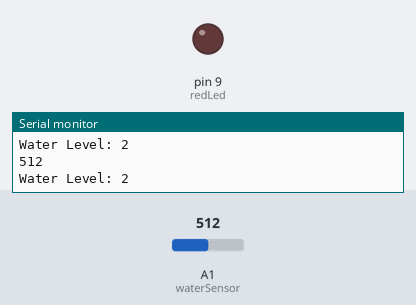
This sketch was run on a simulated Arduino Uno, built with avr-gcc and run on an emulated ATmega328P. Parts: output pins drawn as LEDs (lit = HIGH), the last lines printed to the serial monitor. The test bench sets the inputs (shaded band); at power-on: A1 (waterSensor) = 512. Pins used as bus, display or sensor lines are not drawn.

Above: at 1.2 s.
1.3 s: A1 (waterSensor) set to 688
2.8 s: A1 (waterSensor) set to 715
At 3.9 s:
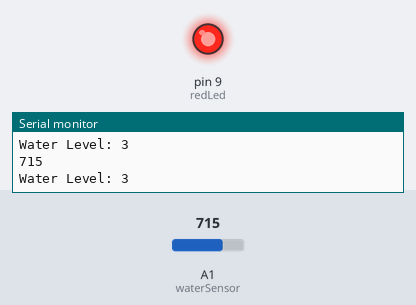
4.3 s: A1 (waterSensor) set to 690
At 5.0 s:
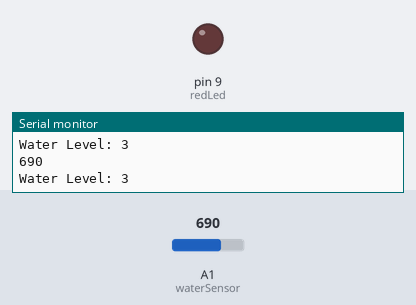
5.9 s: A1 (waterSensor) set to 710
At 7.3 s:
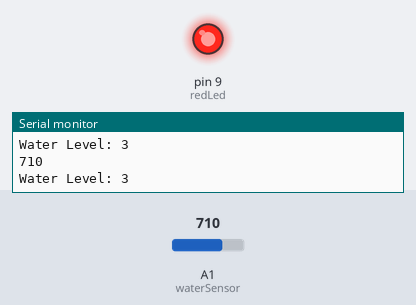
Timing chart, 0 to 8.5 s (numbered marks = the images above; inputs shaded):
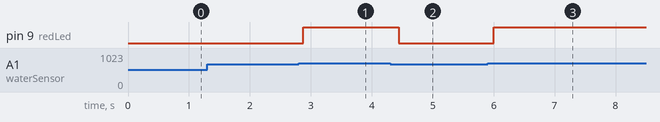

Measured:
- the behaviour switches between 700 and 701 on A1 (waterSensor) (found by bisection; images 0 and 1)
- after the input at 2.8 s, pin 9 (redLed): LOW → HIGH after 0.08 s
- after the input at 4.3 s, pin 9 (redLed): HIGH → LOW after 0.14 s
- after the input at 5.9 s, pin 9 (redLed): LOW → HIGH after 0.10 s

The sketch:

waterSensor.ino
```cpp
int waterSensor = A1;
int waterPowerPin = 8;
int redLed = 9;
int waterLevel = 0;
int waterVal;
int delayTime = 10;
int SENSOR_MIN = 0;
int SENSOR_MAX = 785;
int level;
int threshHold = 700;

void setup() {
  pinMode(waterSensor, INPUT);
  pinMode(waterPowerPin, OUTPUT); //Power pin to send Output Voltage
  digitalWrite(waterPowerPin, LOW); //Turn Water Sensor Off
  pinMode(redLed, OUTPUT);
  Serial.begin(9600);

}

void loop() {
  //waterDetector();
  waterLevelDetector();

  delay(250);
}

void waterDetector() {
  waterVal = digitalRead(waterSensor); //LOW - NO Water Detected, HIGH -Water Detected
  //Serial.println(waterVal);
  delay(delayTime);

  if (waterVal == 0) {
    Serial.println("Water Absent!");
    digitalWrite(redLed, LOW);
  }
  else {
    Serial.println("Water Present!");
    digitalWrite(redLed, HIGH);
  }
}

void waterLevelDetector(){
  digitalWrite(waterPowerPin, HIGH); //Turn Water Sensor On
  delay(delayTime); //On for 10 milliSeconds
  waterLevel = analogRead(waterSensor);
  digitalWrite(waterPowerPin, LOW);
  Serial.println(waterLevel);
  level = map(waterLevel, SENSOR_MIN, SENSOR_MAX, 0, 4);
  Serial.print("Water Level: ");
  Serial.println(level);

  if (waterLevel > threshHold) {
    digitalWrite(redLed, HIGH);
  }
  else {
    digitalWrite(redLed, LOW);
  }
}
```
